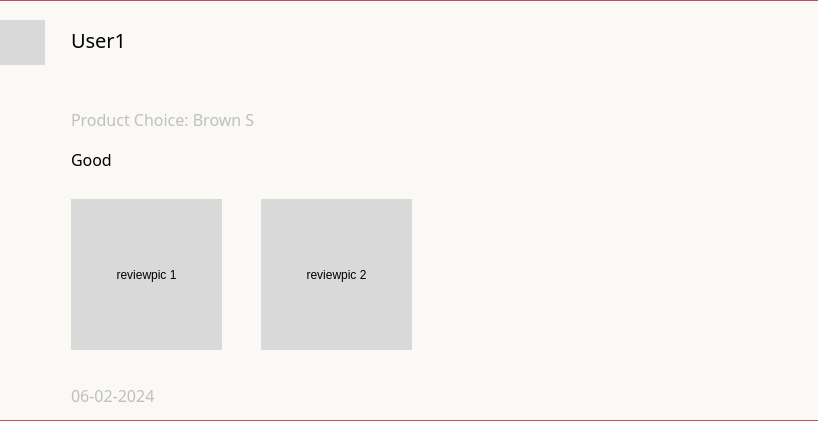
             <widget class="QWidget" name="widget_2" native="true">
              <property name="geometry">
               <rect>
                <x>93</x>
                <y>1120</y>
                <width>818</width>
                <height>421</height>
               </rect>
              </property>
              <property name="styleSheet">
               <string notr="true">border-top: 1px solid #CD4662;
border-bottom: 1px solid #CD4662;
background-color: #FAF9F6;</string>
              </property>
              <widget class="QLabel" name="reviewerprofile">
               <property name="geometry">
                <rect>
                 <x>0</x>
                 <y>20</y>
                 <width>45</width>
                 <height>45</height>
                </rect>
               </property>
               <property name="styleSheet">
                <string notr="true">image: url(:/pic/images/newres/profile.png);
border: none;
border-radius: 50%;
background-color: #D9D9D9;</string>
               </property>
               <property name="text">
                <string/>
               </property>
              </widget>
              <widget class="QLabel" name="reviewername">
               <property name="geometry">
                <rect>
                 <x>71</x>
                 <y>20</y>
                 <width>390</width>
                 <height>39</height>
                </rect>
               </property>
               <property name="styleSheet">
                <string notr="true">color: #000;
border: none;
font-family: Suwannaphum;
font-size: 20px;
font-style: normal;
font-weight: 400;
line-height: normal;</string>
               </property>
               <property name="text">
                <string>User1</string>
               </property>
              </widget>
              <widget class="QLabel" name="star11">
               <property name="geometry">
                <rect>
                 <x>71</x>
                 <y>59</y>
                 <width>21</width>
                 <height>21</height>
                </rect>
               </property>
               <property name="styleSheet">
                <string notr="true">image: url(:/pic/images/star.png);
border: none;</string>
               </property>
               <property name="text">
                <string/>
               </property>
              </widget>
              <widget class="QLabel" name="star12">
               <property name="geometry">
                <rect>
                 <x>98</x>
                 <y>59</y>
                 <width>21</width>
                 <height>21</height>
                </rect>
               </property>
               <property name="styleSheet">
                <string notr="true">image: url(:/pic/images/star.png);
border: none;</string>
               </property>
               <property name="text">
                <string/>
               </property>
              </widget>
              <widget class="QLabel" name="star13">
               <property name="geometry">
                <rect>
                 <x>126</x>
                 <y>59</y>
                 <width>21</width>
                 <height>21</height>
                </rect>
               </property>
               <property name="styleSheet">
                <string notr="true">image: url(:/pic/images/star.png);
border: none;</string>
               </property>
               <property name="text">
                <string/>
               </property>
              </widget>
              <widget class="QLabel" name="star14">
               <property name="geometry">
                <rect>
                 <x>154</x>
                 <y>59</y>
                 <width>21</width>
                 <height>21</height>
                </rect>
               </property>
               <property name="styleSheet">
                <string notr="true">image: url(:/pic/images/star.png);
border: none;</string>
               </property>
               <property name="text">
                <string/>
               </property>
              </widget>
              <widget class="QLabel" name="star15">
               <property name="geometry">
                <rect>
                 <x>182</x>
                 <y>59</y>
                 <width>21</width>
                 <height>21</height>
                </rect>
               </property>
               <property name="styleSheet">
                <string notr="true">image: url(:/pic/images/star.png);
border: none;</string>
               </property>
               <property name="text">
                <string/>
               </property>
              </widget>
              <widget class="QLabel" name="productchoose">
               <property name="geometry">
                <rect>
                 <x>71</x>
                 <y>100</y>
                 <width>390</width>
                 <height>39</height>
                </rect>
               </property>
               <property name="styleSheet">
                <string notr="true">border: none;
color: #BFBFBF;
font-family: Suwannaphum;
font-size: 16px;
font-style: normal;
font-weight: 400;
line-height: normal;</string>
               </property>
               <property name="text">
                <string>Product Choice: Brown S</string>
               </property>
              </widget>
              <widget class="QLabel" name="productchoosereview">
               <property name="geometry">
                <rect>
                 <x>71</x>
                 <y>140</y>
                 <width>390</width>
                 <height>39</height>
                </rect>
               </property>
               <property name="styleSheet">
                <string notr="true">border: none;
color: #000;
font-family: Suwannaphum;
font-size: 16px;
font-style: normal;
font-weight: 400;
line-height: normal;</string>
               </property>
               <property name="text">
                <string>Good</string>
               </property>
              </widget>
              <widget class="QPushButton" name="reviewpic1">
               <property name="geometry">
                <rect>
                 <x>71</x>
                 <y>199</y>
                 <width>151</width>
                 <height>151</height>
                </rect>
               </property>
               <property name="styleSheet">
                <string notr="true">background-color: #D9D9D9;
border: none;</string>
               </property>
               <property name="text">
                <string>reviewpic 1</string>
               </property>
              </widget>
              <widget class="QPushButton" name="reviewpic2">
               <property name="geometry">
                <rect>
                 <x>261</x>
                 <y>199</y>
                 <width>151</width>
                 <height>151</height>
                </rect>
               </property>
               <property name="styleSheet">
                <string notr="true">background-color: #D9D9D9;
border: none;</string>
               </property>
               <property name="text">
                <string>reviewpic 2</string>
               </property>
              </widget>
              <widget class="QLabel" name="productchoosereview_2">
               <property name="geometry">
                <rect>
                 <x>71</x>
                 <y>385</y>
                 <width>390</width>
                 <height>21</height>
                </rect>
               </property>
               <property name="styleSheet">
                <string notr="true">color: #BFBFBF;
font-family: Suwannaphum;
font-size: 16px;
font-style: normal;
font-weight: 400;
line-height: normal;
border: none;</string>
               </property>
               <property name="text">
                <string>06-02-2024</string>
               </property>
              </widget>
             </widget>
